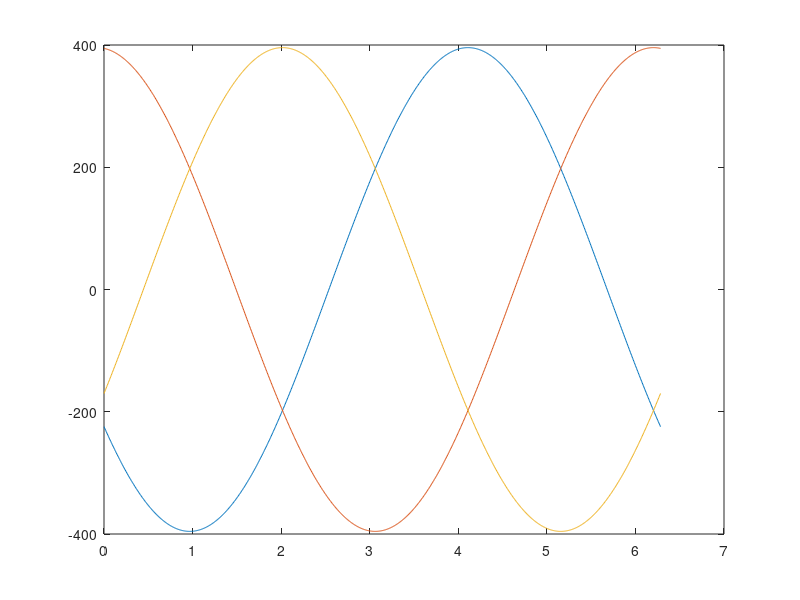
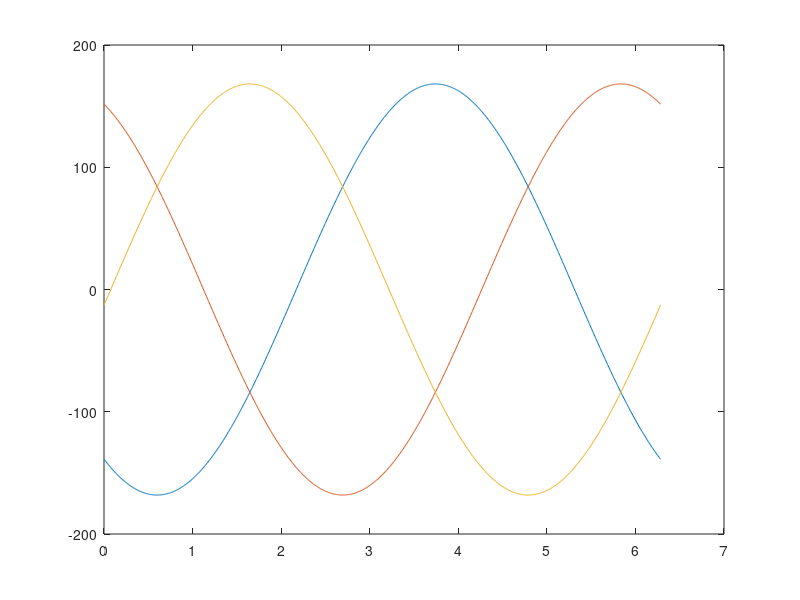
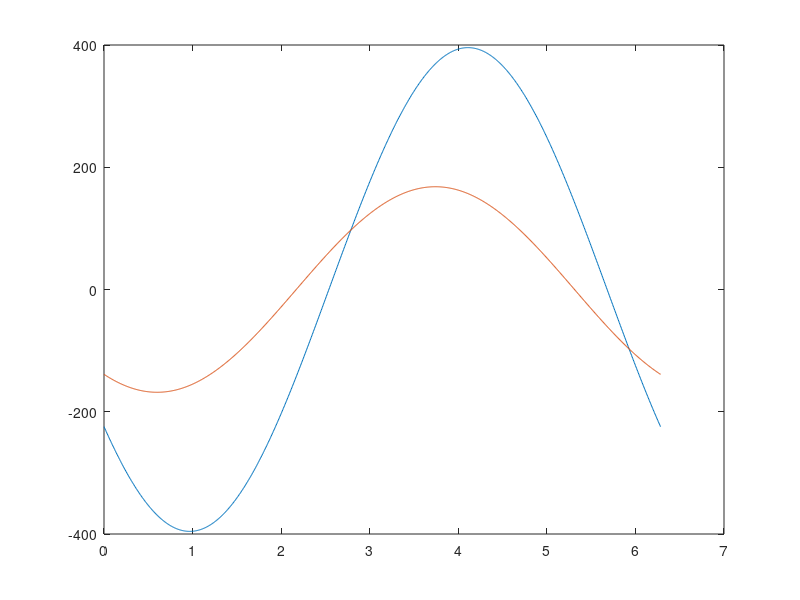
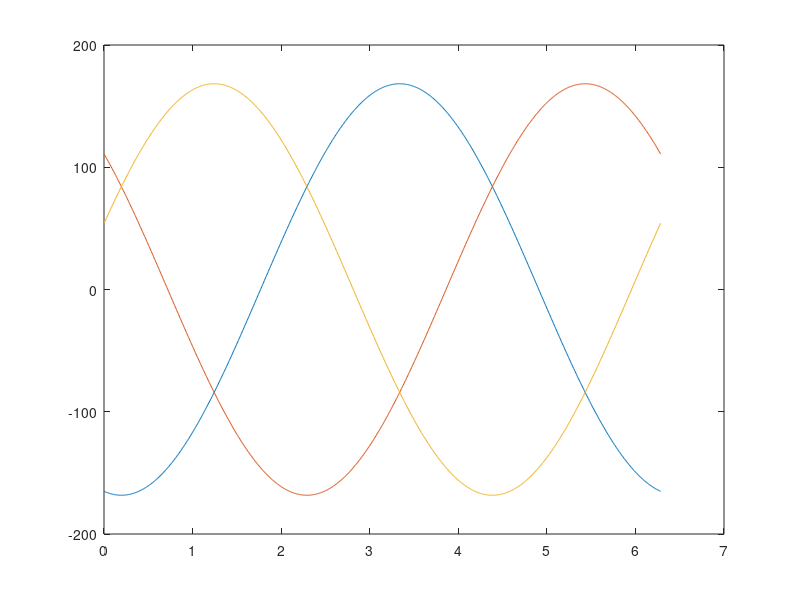

Source code (MATLAB) for these figures, in order: (Note: this script raises an error after producing the figures.)
for n=[1] 
given_parameters=2;
%%
if given_parameters==1
% Given parameters- 1
id = -224.33; %  d-axis current value in A
iq = 325.97; %  q-axis current value in A
vd = -138.8; %  d-axis voltage value in V
vq = 94.9; %  q-axis voltage value in V
Vdc= 625; % DC link voltage in V
Ld= 61.1e-6; % d-axis inductance value in H
Lq=209e-6; % q-axis inductance value in H
Torque= 600; % Torque of the motor in N.m
RPM = 3000; % Rotational speed in RPM
end

%% 
if given_parameters==2
% Given parameters- 2
id = -224.33; %  d-axis current value in A
iq = 325.97; %  q-axis current value in A
vd = -138.8; %  d-axis voltage value in V
vq = 94.9; %  q-axis voltage value in V
Vdc= 625; % DC link voltage in V
Ld= 62.1e-6; % d-axis inductance value in H
Lq=101e-6; % q-axis inductance value in H
Torque= 600; % Torque of the motor in N.m
RPM = 3000; % Rotational speed in RPM
end
%% 
if given_parameters==3
% Given parameters- 3
id = -118.36; %  d-axis current value in A
iq = 222.25; %  q-axis current value in A
vd = -198.3; %  d-axis voltage value in V
vq = 175.4; %  q-axis voltage value in V
Vdc= 625; % DC link voltage in V
Ld= 65.1e-6; % d-axis inductance value in H
Lq=243e-6; % q-axis inductance value in H
Torque= 370; % Torque of the motor in N.m
RPM = 5000; % Rotational speed in RPM
end

%% 
if given_parameters==4
% Given parameters- 4
id = -118.36; %  d-axis current value in A
iq = 222.25; %  q-axis current value in A
vd = -198.3; %  d-axis voltage value in V
vq = 175.4; %  q-axis voltage value in V
Vdc= 625; % DC link voltage in V
Ld= 66e-6; % d-axis inductance value in H
Lq=146e-6; % q-axis inductance value in H
Torque= 370; % Torque of the motor in N.m
RPM = 5000; % Rotational speed in RPM
end
%% Electrical Frequency
% Given values
p = 6; % Number of pole pairs
% Calculate electrical frequency
fe = (RPM * p) / 60;
%% Swithcing frequency and SPWM mode selection 

f1 = fe; % Fundamental frequency
fc = n*34*fe; %Selected carrier frequency 
pn = fc/f1; % Pulse number
cmode='none'; % reference common-mode injection 
% cmode='tri6'; % reference common-mode injection 

%% Calculations 
debug_mode=1; % make 1 if you want to see the graphs
Length=1000;
theta= linspace(0,2*pi,Length); % Electrical angle in radians (change as per the rotor position or time-varying angle)

%% Time domain currents
% Given d-axis and q-axis currents (id, iq)
% Inverse Park Transformation: dq to alpha-beta
ialpha = id * cos(theta) - iq * sin(theta);
ibeta = id * sin(theta) + iq * cos(theta);
% Inverse Clarke Transformation: alpha-beta to abc
i_a = ialpha;
i_b = -0.5 * ialpha + (sqrt(3) / 2) * ibeta;
i_c = -0.5 * ialpha - (sqrt(3) / 2) * ibeta;

if debug_mode==1
figure('Name','Time Domain Currents')
plot(theta,i_a)
hold on; 
plot(theta,i_b)
hold on; 
plot(theta,i_c)
end
%% Time domain voltages 
% Given d-axis and q-axis voltages (vd, vq)
% Inverse Park Transformation: dq to alpha-beta
valpha = vd * cos(theta) - vq * sin(theta);
vbeta = vd * sin(theta) + vq * cos(theta);
% Inverse Clarke Transformation: alpha-beta to abc
v_a = valpha;
v_b = -0.5 * valpha + (sqrt(3) / 2) * vbeta;
v_c = -0.5 * valpha - (sqrt(3) / 2) * vbeta;

if debug_mode==1
figure('Name','Time Domain Voltages')
plot(theta,v_a)
hold on; 
plot(theta,v_b)
hold on; 
plot(theta,v_c)
end

%% i_a, v_a
if debug_mode==1
figure('Name','Time Domain Phase-A Current and Voltage')
plot(theta,i_a)
hold on; 
plot(theta,v_a)
end
%% Modulation index calculation
ma_calculated=2*max(v_a)/Vdc; % modulation index
peak_phase_current= max(i_a); % peak phase current

%% Power Factor Calculation
% Calculate apparent power (S) in dq frame
S = vd * id + vq * iq; % Real power in dq
V_magnitude = sqrt(vd^2 + vq^2); % Magnitude of voltage vector
I_magnitude = sqrt(id^2 + iq^2); % Magnitude of current vector
% Calculate power factor
power_factor = S / (V_magnitude * I_magnitude);

%% Display results
if debug_mode==1
clc
fprintf('modulation index: %.4f\n', ma_calculated);
fprintf('Power factor: %.4f\n', power_factor);
fprintf('Electrical Frequency: %.2f Hz\n', fe);
fprintf('DC-link Voltage: %.2f V\n', Vdc);fprintf('Peak phase current: %.2f A\n', peak_phase_current);
end 
%% Load angle calculation 
% Given Ld-Lq
vd_machine= vd+id*Ld*fe*2*pi;
vq_machine=vq-Lq*iq*fe*2*pi; 

% Inverse Park Transformation: dq to alpha-beta
valpha_machine = vd_machine * cos(theta) - vq_machine * sin(theta);
vbeta_machine = vd_machine * sin(theta) + vq_machine * cos(theta);
% Inverse Clarke Transformation: alpha-beta to abc
v_a_machine = valpha_machine;
v_b_machine = -0.5 * valpha_machine + (sqrt(3) / 2) * vbeta_machine;
v_c_machine = -0.5 * valpha_machine - (sqrt(3) / 2) * vbeta_machine;

theta_backEMF = atan2(vq_machine, vd_machine);
theta_voltage = atan2(vq, vd);
theta_current = atan2(iq, id);
theta_difference= theta_voltage-theta_backEMF;


if debug_mode==1
figure('Name','Time Domain Voltages of EM')
plot(theta,v_a_machine)
hold on; 
plot(theta,v_b_machine)
hold on; 
plot(theta,v_c_machine)

figure('Name','Time Domain Voltages of EM and Phase')
plot(theta,v_a_machine,'r')
hold on; 
plot(theta,v_a,'b')
hold on; 
end 
%% Load calculation 
resistance= max(v_a)*power_factor/max(i_a);
%%

ma=ma_calculated;   % Modulation index
% f1 = fe; % Fundamental frequency
% fc = 34*fe; %Selected carrier frequency 
% pn = fc/f1; % Pulse number
npoints = 8*(1/f1)*1e7; % Number of timepoints
carrytype='tria'; % carrier type 
smp= 'ns';  % reference sampling mode 
% cmode='none'; % reference common-mode injection 
% % cmode='tri6'; % reference common-mode injection 
thetac=0; % carrier phase offset
start_angle= 0; % reference angle to start with
end_angle=16*pi; %reference angle to end with 
ma_dc=0; % DC reference

theta0=0; % reference phase offset
[vp_a,wt_a,carr_a,ref_a] = mod_2lcarr(ma, pn,  npoints ,carrytype,smp,cmode,theta0,thetac,start_angle,end_angle,ma_dc); 
 theta0=4*pi/3; % reference phase offset
[vp_b,wt_b,carr_b,ref_b] = mod_2lcarr(ma, pn,  npoints ,carrytype,smp,cmode,theta0,thetac,start_angle,end_angle,ma_dc); 
theta0=2*pi/3; % reference phase offset
[vp_c,wt_c,carr_c,ref_c] = mod_2lcarr(ma, pn,  npoints ,carrytype,smp,cmode,theta0,thetac,start_angle,end_angle,ma_dc); 
% Numerical waveforms during one cycle
vp= vp_a- (vp_a+vp_b+vp_c)/3;
wt= wt_a;
carr= carr_a;
ref= ref_a;

if debug_mode==1
figure('Name','Reference Voltages of the Modulation' )
plot(wt, ref_a,'r')
hold on 
plot(wt, ref_b,'b')
hold on; 
plot(wt, ref_b,'g')
hold on; 
end

%% Compute phase current in time domain (sinusoidal for simplicity)
Ud = 625; % p2p DC voltage
cosphi =power_factor;  % Cos(phi) at inverter terminal
ippk = peak_phase_current;  % Peak phase current
phi= acos(cosphi);       % Load angle
ip_a_t = ippk*cos(wt-phi);   % sampled phase current over one cycle
ip_b_t = ippk*cos(wt-phi-2*pi/3);   % sampled phase current over one cycle
ip_c_t = ippk*cos(wt-phi-4*pi/3);   % sampled phase current over one cycle

if debug_mode==1
figure('Name','Ideal Current Waveform of phases' )
plot(wt, ip_a_t,'r')
hold on 
plot(wt, ip_b_t,'b')
hold on; 
plot(wt, ip_c_t,'g')
hold on; 
end
%%
theta= wt; 
v_phase_a=vp_a*Ud/2;
v_phase_b=vp_b*Ud/2;
v_phase_c=vp_c*Ud/2;
ipA=ip_a_t;
ipB=ip_b_t;
ipC=ip_c_t;

rs=resistance;
t_end=theta(end)/f1/2/pi;

if debug_mode==1
figure('Name',' Phase Voltage, Phase current and Back-emf' )
plot(theta,v_phase_a)
hold on
plot(theta,ipA)
hold on
end


%% Time domain inductance Calculation
L_a = Ld * sin(theta-theta_difference).^2 + Lq *cos(theta-theta_difference).^2;
L_b = Ld * sin(theta-theta_difference-2*pi/3).^2 + Lq *cos(theta-theta_difference-2*pi/3).^2;
L_c = Ld * sin(theta-theta_difference+2*pi/3).^2 + Lq *cos(theta-theta_difference+2*pi/3).^2;

if debug_mode==1

figure('Name','Time Domain Indutances')
plot(theta,L_a, 'r')
hold on
plot(theta,L_b,'b')
hold on 
plot(theta,L_c,'g')

end

%%

i_a= zeros(size(v_phase_a));
i_b= zeros(size(v_phase_b));
i_c= zeros(size(v_phase_c));

time=wt/2/pi/f1; % angle-to-time
sample_time=time(2)-time(1); % sample_time

for t=2:length(time)

dL_dt = (L_a(t) - L_a(t-1)) / sample_time;
i_a(t) = i_a(t-1) + sample_time * ((v_phase_a(t) - rs*i_a(t-1) - dL_dt * i_a(t-1)) / L_a(t));


dL_dt = (L_b(t) - L_b(t-1)) / sample_time;
i_b(t) = i_b(t-1) + sample_time * ((v_phase_b(t) - rs*i_b(t-1) - dL_dt * i_b(t-1)) / L_b(t));

dL_dt = (L_c(t) - L_c(t-1)) / sample_time;
i_c(t) = i_c(t-1) + sample_time * ((v_phase_c(t) - rs*i_c(t-1) - dL_dt * i_c(t-1)) / L_c(t));

end

if debug_mode==1

figure('Name','Ideal and Solved Currents including Common mode- PhA')
plot(theta,i_a,'-.r')
hold on
plot(theta,ipA,'r')
hold on

figure('Name','Ideal and Solved Currents including Common mode- PhB')
plot(theta,i_b,'-.b')
hold on
plot(theta,ipB,'b')
hold on
figure('Name','Ideal and Solved Currents including Common mode- PhC')
plot(theta,i_c,'-.g')
hold on
plot(theta,ipC,'g')
hold on
end
%%
i_a_differential= i_a- (i_a+i_b+i_c)/3;
i_b_differential= i_b- (i_a+i_b+i_c)/3;
i_c_differential= i_c- (i_a+i_b+i_c)/3;

if debug_mode==1
figure; 
plot(theta,i_a_differential,'r')
hold on
plot(theta,ipA,'b')
hold on
end

if debug_mode==1
figure('Name','Solved Currents Differential')
plot(theta,i_a_differential,'r')
hold on
plot(theta,i_b_differential,'b')
hold on
plot(theta,i_c_differential,'g')
end

%%
Fs=1/sample_time;
Y = fft(i_a_differential);
L=length(time);
P2 = abs(Y/L);
P1 = P2(1:L/2+1);
P1(2:end-1) = 2*P1(2:end-1);
f = Fs/L*(0:(L/2));
%%
if debug_mode==1
figure('Name','Solved Currents FFT for phase-A')
plot(f,P1,"LineWidth",3) 
title("Single-Sided Amplitude Spectrum of X(t)")
xlabel("f (Hz)")
ylabel("|P1(f)|")
xlim([0 20000])
end
%% 

% Create a struct to store all data
data.time = time;
data.i_a = i_a_differential;
data.i_b = i_b_differential;
data.i_c = i_c_differential;
data.id = id;
data.iq = iq;
data.vd = vd;
data.vq = vq;
data.Ld = Ld;
data.Lq = Lq;
data.Torque= Torque;
data.Speed= RPM;
data.fundamentalfrequency=fe;
data.fsw=fc;
data.mode=cmode;

% Save the struct to a .mat file

% Define the folder where you want to save the file
saveFolder = 'C:\Github\KTH\IEMDC-2025\Waveforms'; % Replace with the actual folder pat
folder2 =  num2str(given_parameters);  % Converts the number to a string with single quotes '123'
saveFolder=fullfile(saveFolder,folder2);

% Check if the folder exists, create it if it doesn't
if ~isfolder(saveFolder)
    mkdir(saveFolder);
end

% Determine the filename with an incrementing number
baseFilename = 'current_waveform';

fileNumber = 1;

% Check for existing files with similar names and increment
while exist(fullfile(saveFolder, sprintf('%s%d.mat', baseFilename, fileNumber)), 'file')
    fileNumber = fileNumber + 1;
end

% Define the final filename with the folder path
finalFilename = fullfile(saveFolder, sprintf('%s%d.mat', baseFilename, fileNumber));

% Save the struct to the determined filename
save(finalFilename, 'data');

fprintf('Data saved to %s\n', finalFilename);

end
